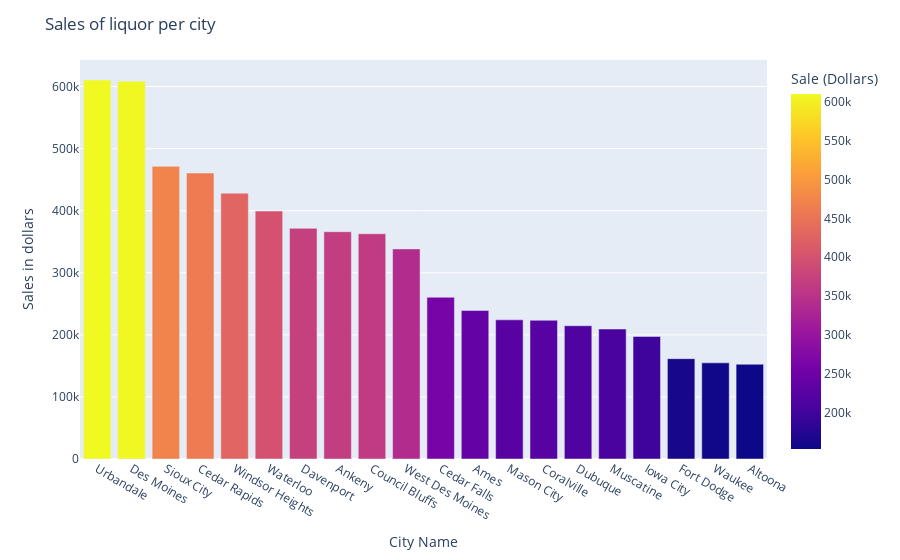

The cell this chart's notebook holds for it:
### Markdown cell above
#### Sales of liquor by city name (top 20).

### Code cell
df_plot = df.fillna('NA').groupby(['City','Pack','Date'])['Sale (Dollars)'].sum().groupby(
            ['City','Pack']).max().sort_values().groupby(
            ['City']).sum().sort_values(ascending=False)
top_count1 = pd.DataFrame(df_plot)
top_count1 = pd.DataFrame(df_plot.head(20))

fig_reg = px.bar(top_count1,x=top_count1.index, y='Sale (Dollars)',color='Sale (Dollars)')
fig_reg.update_layout(
    title="Sales of liquor per city",
    xaxis_title=" City Name",
    yaxis_title="Sales in dollars",
    )
fig_reg.show()

### Figure 1 — Plotly figure (JSON) as saved in the notebook; plotly's stock layout.template omitted (floating-point values rounded to 4 significant figures)
{"data": [{"alignmentgroup": "True", "hovertemplate": "City=%{x}<br>Sale (Dollars)=%{marker.color}<extra></extra>", "legendgroup": "", "marker": {"color": [610700.0, 608500.0, 471500.0, 460700.0, 428300.0, 399500.0, 371600.0, 366200.0, 362800.0, 338500.0, 260600.0, 239300.0, 224200.0, 223500.0, 214700.0, 209400.0, 197400.0, 161600.0, 154900.0, 152600.0], "coloraxis": "coloraxis"}, "name": "", "offsetgroup": "", "orientation": "v", "showlegend": false, "textposition": "auto", "type": "bar", "x": ["Urbandale", "Des Moines", "Sioux City", "Cedar Rapids", "Windsor Heights", "Waterloo", "Davenport", "Ankeny", "Council Bluffs", "West Des Moines", "Cedar Falls", "Ames", "Mason City", "Coralville", "Dubuque", "Muscatine", "Iowa City", "Fort Dodge", "Waukee", "Altoona"], "xaxis": "x", "y": [610700.0, 608500.0, 471500.0, 460700.0, 428300.0, 399500.0, 371600.0, 366200.0, 362800.0, 338500.0, 260600.0, 239300.0, 224200.0, 223500.0, 214700.0, 209400.0, 197400.0, 161600.0, 154900.0, 152600.0], "yaxis": "y"}], "layout": {"barmode": "relative", "coloraxis": {"colorbar": {"title": {"text": "Sale (Dollars)"}}, "colorscale": [[0, "#0d0887"], [0.1111, "#46039f"], [0.2222, "#7201a8"], [0.3333, "#9c179e"], [0.4444, "#bd3786"], [0.5556, "#d8576b"], [0.6667, "#ed7953"], [0.7778, "#fb9f3a"], [0.8889, "#fdca26"], [1, "#f0f921"]]}, "legend": {"tracegroupgap": 0}, "margin": {"t": 60}, "title": {"text": "Sales of liquor per city"}, "xaxis": {"anchor": "y", "domain": [0, 1], "title": {"text": " City Name"}}, "yaxis": {"anchor": "x", "domain": [0, 1], "title": {"text": "Sales in dollars"}}}}
